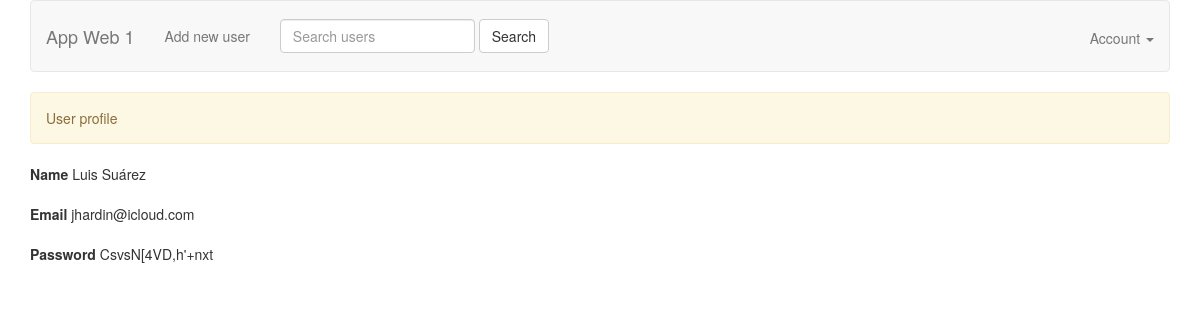
The page /view_user.php?id=5 (signed in) on the database its author committed.
### tables this page shows
CREATE TABLE `users` (
  `user_id` int(11) NOT NULL,
  `user_name` varchar(25) NOT NULL,
  `user_email` varchar(55) NOT NULL,
  `user_pass` varchar(255) NOT NULL,
  `updated_at` datetime DEFAULT NULL,
  `created_at` datetime DEFAULT NULL
);

### models/UserModel.php (called while the page is built, shortened)
<?php
require_once 'BaseModel.php';
class UserModel extends BaseModel {
    public function findUserById($id) {
        $sql = 'SELECT * FROM users WHERE user_id = '.$id;
        $user = $this->select($sql);
        return $user;
    }
}

### models/BaseModel.php (called while the page is built, shortened)
<?php
abstract class BaseModel {
    protected static $_connection;
    public function __construct() {
        if (!isset(self::$_connection)) {
            self::$_connection = mysqli_connect(DB_HOST, DB_USER, DB_PASSWORD, DB_NAME, DB_PORT);
        }
    }
    protected function query($sql) {
        $result = self::$_connection->query($sql);
        return $result;
    }
    protected function select($sql) {
        $result = $this->query($sql);
        $rows = [];
        if (!empty($result)) {
            while ($row = $result->fetch_assoc()) {
                $rows[] = $row;
            }
        }
        return $rows;
    }
}

### view_user.php (the view, shortened to what this page needs)
<?php
require_once 'models/UserModel.php';
$userModel = new UserModel();
$user = NULL;
if (!empty($_GET['id'])) {
    $id = $_GET['id'];
    $user = $userModel->findUserById($id);
}
?>
<!DOCTYPE html>
<html>
<head>
    <?php include 'views/meta.php' ?>
</head>
<body>
<?php include 'views/header.php'?>
<div class="container">
    <?php if ($user || empty($id)) { ?>
        <div class="alert alert-warning" role="alert">
            User profile
        </div>
        <form method="POST">
            <div class="form-group">
                <label for="name">Name</label>
                <span><?php if (!empty($user[0]['user_name'])) echo $user[0]['user_name'] ?></span>
            </div>
            <div class="form-group">
                <label for="password">Email</label>
                <span><?php if (!empty($user[0]['user_email'])) echo $user[0]['user_email'] ?></span>
            </div>
            <div class="form-group">
                <label for="password">Password</label>
                <span><?php if (!empty($user[0]['user_pass'])) echo $user[0]['user_pass'] ?></span>
            </div>
        </form>
    <?php } else { ?>
        <div class="alert alert-success" role="alert">
            User not found!
        </div>
    <?php } ?>
</div>
</body>
</html>

### rows shown on the page
users: user_name "Luis Suárez", user_email "jhardin@icloud.com", user_pass "CsvsN[4VD,h'+nxt"
